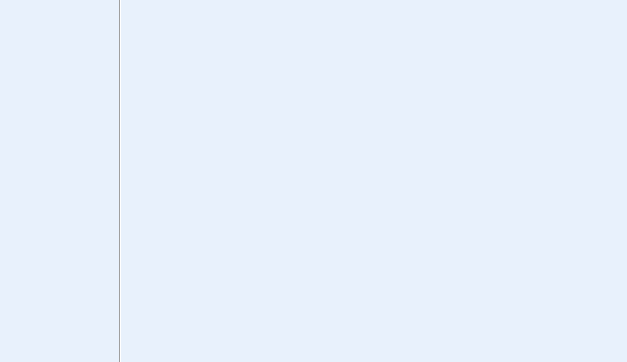
<?xml version="1.0" encoding="UTF-8"?>
<ui version="4.0">
 <class>Manager</class>
 <widget class="QDialog" name="Manager">
  <property name="geometry">
   <rect>
    <x>0</x>
    <y>0</y>
    <width>627</width>
    <height>362</height>
   </rect>
  </property>
  <property name="font">
   <font>
    <family>微软雅黑 Light</family>
    <weight>50</weight>
    <italic>false</italic>
    <bold>false</bold>
   </font>
  </property>
  <property name="windowTitle">
   <string>Dialog</string>
  </property>
  <property name="styleSheet">
   <string notr="true">QPushButton
{background:rgb(120,170,220,111);
border:2px solid rgb(121,189,143);
border-radius:5px;
font-weight:0;
}

QPushButton:hover{
	background-color: rgb(255, 255, 255);
	font-weight:normal;
	
	border:2px solid rgb(121,189,143);
}
QLabel{
	font:2em ;
}
QLineEdit{
background:rgb(255,255,255);font:2em;
border:1px solid rgb(121,189,143);
border-radius:5px;

}
QDialog{
	background:rgb(232,241,252);
	margin:0.5px 0.5px 0.5px 0.5px;
	
}
QTableView{background:rgb(255,255,255);font:2em;
border:2px solid rgb(121,189,143);
border-radius:5px;}
QHeaderView{
        border: none;
        border-bottom: 1px solid rgb(0, 78, 161);
        background: transparent;
       
}
QHeaderView::section:horizontal {
        border: 2px;
        color: rgb(2, 65, 132);
        background: transparent;
        padding-left: 5px;
}
QHeaderView::section:horizontal:hover {
        color: white;
        background: rgb(0, 78, 161);
}
QHeaderView::section:horizontal:pressed {
        color: white;
        background: rgb(6, 94, 187);
}
QHeaderView::up-arrow {
        width: 13px;
        height: 11px;
        padding-right: 5px;
       
        subcontrol-position: center right;
}

QHeaderView::down-arrow {
        width: 13px;
        height: 11px;
        padding-right: 5px;
       
        subcontrol-position: center right;
}

QTableView {
        border: 1px solid rgb(111, 156, 207);
        background: rgb(224, 238, 255);
        gridline-color: rgb(111, 156, 207);
}
QTableView::item {
        padding-left: 5px;
        padding-right: 5px;
        border: none;
        background: white;
        border-right: 1px solid rgb(111, 156, 207);
        border-bottom: 1px solid rgb(111, 156, 207);
}
QTableView::item:selected {
        background: rgba(0, 0, 0, 100);
}
QTableView::item:selected:!active {
        color: rgb(65, 65, 65);
}
QTableView::indicator {
        width: 20px;
        height: 20px;
}

</string>
  </property>
  <widget class="Line" name="line">
   <property name="geometry">
    <rect>
     <x>110</x>
     <y>-80</y>
     <width>20</width>
     <height>1000</height>
    </rect>
   </property>
   <property name="orientation">
    <enum>Qt::Vertical</enum>
   </property>
  </widget>
 </widget>
 <resources/>
 <connections/>
</ui>
